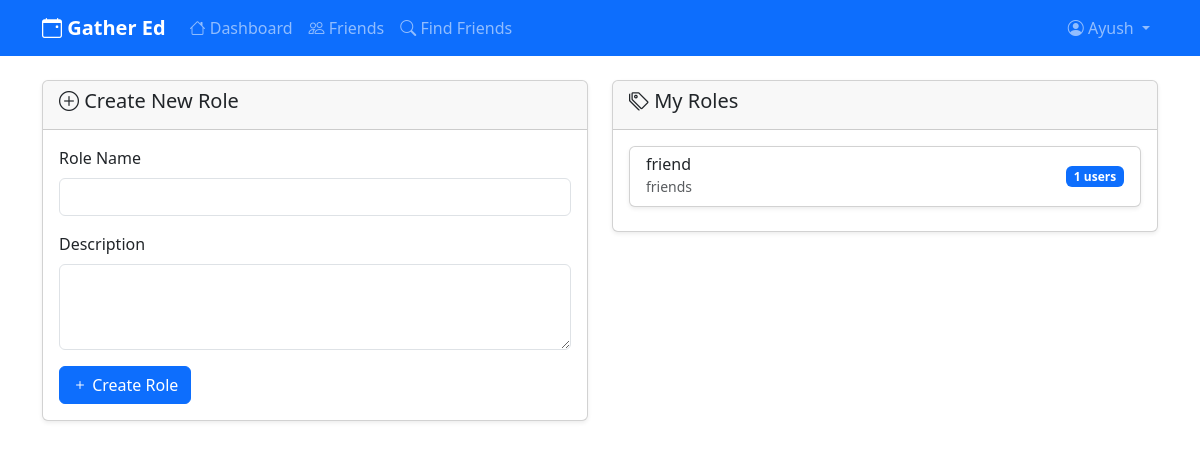
Page /accounts/roles/ (signed in) on the committed database.
### accounts/models.py (models this page shows, shortened)
class Role(models.Model):
    name = models.CharField(max_length=50, unique=True)
    description = models.TextField(blank=True)
    created_by = models.ForeignKey(User, on_delete=models.CASCADE, related_name='created_roles')
    created_at = models.DateTimeField(auto_now_add=True)
    class Meta:
        ordering = ['name']

### accounts/views.py (the view)
# urls.py: path('roles/', views.manage_roles, name='manage_roles'),
@login_required
def manage_roles(request):
    if request.method == 'POST':
        form = RoleForm(request.POST)
        if form.is_valid():
            role = form.save(commit=False)
            role.created_by = request.user
            role.save()
            messages.success(request, f'Role "{role.name}" created successfully!')
            return redirect('accounts:manage_roles')
    else:
        form = RoleForm()
    user_roles = Role.objects.filter(created_by=request.user)
    return render(request, 'accounts/manage_roles.html', {'form': form, 'roles': user_roles})

### accounts/forms.py
class RoleForm(forms.ModelForm):
    class Meta:
        model = Role
        fields = ['name', 'description']
        widgets = {
            'name': forms.TextInput(attrs={'class': 'form-control'}),
            'description': forms.Textarea(attrs={'class': 'form-control', 'rows': 3}),
        }

### templates/accounts/manage_roles.html (shortened to what this page needs)
{% extends 'base.html' %}
{% block content %}
<div class="container mt-4">
    <div class="row">
        <div class="col-md-6">
            <div class="card">
                <div class="card-header">
                    <h5><i class="bi bi-plus-circle"></i> Create New Role</h5>
                </div>
                <div class="card-body">
                    <form method="post">
                        <div class="mb-3">
                            <label for="{{ form.name.id_for_label }}" class="form-label">Role Name</label>
                            {{ form.name }}
                        </div>
                        <div class="mb-3">
                            <label for="{{ form.description.id_for_label }}" class="form-label">Description</label>
                            {{ form.description }}
                        </div>
                        <button type="submit" class="btn btn-primary">
                            <i class="bi bi-plus"></i> Create Role
                        </button>
                    </form>
                </div>
            </div>
        </div>
        <div class="col-md-6">
            <div class="card">
                <div class="card-header">
                    <h5><i class="bi bi-tags"></i> My Roles</h5>
                </div>
                <div class="card-body">
                    {% if roles %}
                        {% for role in roles %}
                        <div class="card mb-2">
                            <div class="card-body py-2">
                                <div class="d-flex justify-content-between align-items-center">
                                    <div>
                                        <h6 class="mb-0">{{ role.name }}</h6>
                                        {% if role.description %}
                                            <small class="text-muted">{{ role.description }}</small>
                                        {% endif %}
                                    </div>
                                    <span class="badge bg-primary">{{ role.userrole_set.count }} users</span>
                                </div>
                            </div>
                        </div>
                        {% endfor %}
                    {% else %}
                        <div class="text-center text-muted">
                            <i class="bi bi-tags" style="font-size: 2rem;"></i>
                            <p>No roles created yet</p>
                        </div>
                    {% endif %}
                </div>
            </div>
        </div>
    </div>
</div>
{% endblock %}

### templates/base.html (shortened to what this page needs)
<!DOCTYPE html>
<html lang="en">
<head>
    <link href="https://cdn.jsdelivr.net/npm/bootstrap@5.3.0/dist/css/bootstrap.min.css" rel="stylesheet">
    <link rel="stylesheet" href="https://cdn.jsdelivr.net/npm/bootstrap-icons@1.10.0/font/bootstrap-icons.css">
</head>
<body>
    <nav class="navbar navbar-expand-lg navbar-dark bg-primary">
        <div class="container">
            <a class="navbar-brand" href="{% if user.is_authenticated %}{% url 'eventpollapp:dashboard' %}{% else %}{% url 'accounts:login' %}{% endif %}">
                <i class="bi bi-calendar-event"></i> Gather Ed
            </a>
            <div class="collapse navbar-collapse" id="navbarNav">
                {% if user.is_authenticated %}
                <ul class="navbar-nav me-auto">
                    <li class="nav-item">
                        <a class="nav-link" href="{% url 'eventpollapp:dashboard' %}">
                            <i class="bi bi-house"></i> Dashboard
                        </a>
                    </li>
                    <li class="nav-item">
                        <a class="nav-link" href="{% url 'accounts:friends' %}">
                            <i class="bi bi-people"></i> Friends
                        </a>
                    </li>
                    <li class="nav-item">
                        <a class="nav-link" href="{% url 'accounts:search_users' %}">
                            <i class="bi bi-search"></i> Find Friends
                        </a>
                    </li>
                </ul>
                <ul class="navbar-nav">
                    <li class="nav-item dropdown">
                        <a class="nav-link dropdown-toggle" href="#" id="navbarDropdown" role="button" data-bs-toggle="dropdown">
                            <i class="bi bi-person-circle"></i> {{ user.username }}
                        </a>
                    </li>
                </ul>
                {% endif %}
            </div>
        </div>
    </nav>
    <div class="container-fluid">
        {% block content %}{% endblock %}
    </div>
</body>
</html>

### templates/base.html (style rules this page uses)
.navbar-brand { font-weight: bold; color: #ffffff !important; }
.card { box-shadow: 0 0.125rem 0.25rem rgba(0, 0, 0, 0.075); }

### rows in the picture
Role: name "friend", description "friends", userrole_set.count "1"

### other values in the picture
{{ user.username }} "Ayush"
